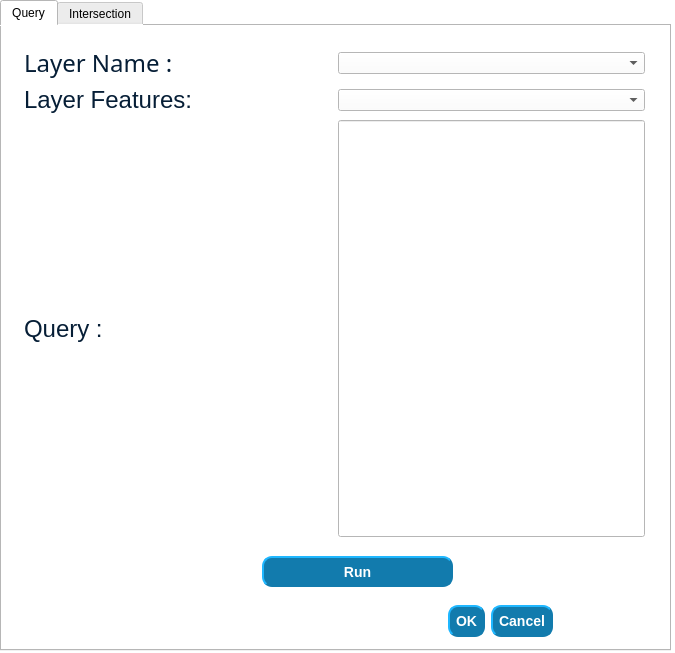
<?xml version="1.0" encoding="UTF-8"?>
<ui version="4.0">
 <class>RequeteAttributaireDialogBase</class>
 <widget class="QDialog" name="RequeteAttributaireDialogBase">
  <property name="geometry">
   <rect>
    <x>0</x>
    <y>0</y>
    <width>675</width>
    <height>653</height>
   </rect>
  </property>
  <property name="windowTitle">
   <string>Requete_attributaire</string>
  </property>
  <property name="styleSheet">
   <string notr="true">background-color: rgb(255, 255, 255);</string>
  </property>
  <widget class="QTabWidget" name="tabWidget">
   <property name="geometry">
    <rect>
     <x>0</x>
     <y>0</y>
     <width>671</width>
     <height>651</height>
    </rect>
   </property>
   <property name="styleSheet">
    <string notr="true">colr: rgb(0, 0, 0)</string>
   </property>
   <property name="currentIndex">
    <number>0</number>
   </property>
   <widget class="QWidget" name="request_tab" native="true">
    <attribute name="title">
     <string>Query</string>
    </attribute>
    <widget class="QPushButton" name="btn_run">
     <property name="geometry">
      <rect>
       <x>260</x>
       <y>530</y>
       <width>191</width>
       <height>31</height>
      </rect>
     </property>
     <property name="cursor">
      <cursorShape>PointingHandCursor</cursorShape>
     </property>
     <property name="styleSheet">
      <string notr="true"> background-color: rgb(18,123,173);
color: rgb(255, 255, 255);
   border-style: outset;
    border-width: 2px;
    border-radius: 10px;
    border-color: rgb(18,123,173);
    font: bold 14px;
    min-width: 10em;
    padding: 6px;

</string>
     </property>
     <property name="text">
      <string>Run</string>
     </property>
    </widget>
    <widget class="QWidget" name="layoutWidget">
     <property name="geometry">
      <rect>
       <x>22</x>
       <y>20</y>
       <width>621</width>
       <height>491</height>
      </rect>
     </property>
     <layout class="QVBoxLayout" name="verticalLayout">
      <item>
       <layout class="QHBoxLayout" name="horizontalLayout">
        <item>
         <widget class="QLabel" name="label">
          <property name="font">
           <font>
            <family>.Lucida Grande UI</family>
            <pointsize>18</pointsize>
           </font>
          </property>
          <property name="styleSheet">
           <string notr="true">color: rgb(6,30,54)</string>
          </property>
          <property name="text">
           <string>Layer Name : </string>
          </property>
         </widget>
        </item>
        <item>
         <widget class="QComboBox" name="comboBox">
          <property name="styleSheet">
           <string notr="true">color: rgb(0, 0, 0);</string>
          </property>
         </widget>
        </item>
       </layout>
      </item>
      <item>
       <layout class="QHBoxLayout" name="horizontalLayout_2">
        <item>
         <widget class="QLabel" name="label_2">
          <property name="font">
           <font>
            <family>Lucida Grande</family>
            <pointsize>18</pointsize>
           </font>
          </property>
          <property name="styleSheet">
           <string notr="true">color: rgb(6,30,54)</string>
          </property>
          <property name="text">
           <string>Layer Features: </string>
          </property>
         </widget>
        </item>
        <item>
         <widget class="QComboBox" name="comboBox_2">
          <property name="styleSheet">
           <string notr="true">color: rgb(0, 0, 0);</string>
          </property>
         </widget>
        </item>
       </layout>
      </item>
      <item>
       <layout class="QHBoxLayout" name="horizontalLayout_3">
        <item>
         <widget class="QLabel" name="label_3">
          <property name="font">
           <font>
            <family>Lucida Grande</family>
            <pointsize>18</pointsize>
           </font>
          </property>
          <property name="styleSheet">
           <string notr="true">color: rgb(6,30,54);
 </string>
          </property>
          <property name="text">
           <string>Query : </string>
          </property>
         </widget>
        </item>
        <item>
         <widget class="QLineEdit" name="queryspace">
          <property name="sizePolicy">
           <sizepolicy hsizetype="Ignored" vsizetype="Expanding">
            <horstretch>0</horstretch>
            <verstretch>0</verstretch>
           </sizepolicy>
          </property>
          <property name="styleSheet">
           <string notr="true">color: rgb(0, 0, 0)</string>
          </property>
         </widget>
        </item>
       </layout>
      </item>
     </layout>
    </widget>
    <widget class="QDialogButtonBox" name="buttonBox">
     <property name="geometry">
      <rect>
       <x>140</x>
       <y>570</y>
       <width>411</width>
       <height>51</height>
      </rect>
     </property>
     <property name="cursor">
      <cursorShape>PointingHandCursor</cursorShape>
     </property>
     <property name="styleSheet">
      <string notr="true"> background-color: rgb(18,123,173);
color: rgb(255, 255, 255);
   border-style: outset;
    border-width: 2px;
    border-radius: 10px;
    border-color: rgb(18,123,173);
    font: bold 14px;
    min-width: 10em;
    padding: 6px;

</string>
     </property>
     <property name="standardButtons">
      <set>QDialogButtonBox::Cancel|QDialogButtonBox::Ok</set>
     </property>
    </widget>
   </widget>
   <widget class="QWidget" name="tabWidgetPage2" native="true">
    <attribute name="title">
     <string>Intersection</string>
    </attribute>
    <widget class="QLineEdit" name="output">
     <property name="geometry">
      <rect>
       <x>170</x>
       <y>320</y>
       <width>361</width>
       <height>21</height>
      </rect>
     </property>
     <property name="styleSheet">
      <string notr="true">color: rgb(0, 0, 0);</string>
     </property>
    </widget>
    <widget class="QPushButton" name="btn_run_2">
     <property name="geometry">
      <rect>
       <x>260</x>
       <y>490</y>
       <width>191</width>
       <height>31</height>
      </rect>
     </property>
     <property name="cursor">
      <cursorShape>PointingHandCursor</cursorShape>
     </property>
     <property name="styleSheet">
      <string notr="true"> background-color: rgb(18,123,173);
color: rgb(255, 255, 255);
   border-style: outset;
    border-width: 2px;
    border-radius: 10px;
    border-color: rgb(18,123,173);
    font: bold 14px;
    min-width: 10em;
    padding: 6px;

</string>
     </property>
     <property name="text">
      <string>Run</string>
     </property>
    </widget>
    <widget class="QDialogButtonBox" name="buttonBox_2">
     <property name="geometry">
      <rect>
       <x>140</x>
       <y>540</y>
       <width>411</width>
       <height>51</height>
      </rect>
     </property>
     <property name="cursor">
      <cursorShape>PointingHandCursor</cursorShape>
     </property>
     <property name="styleSheet">
      <string notr="true"> background-color: rgb(18,123,173);
color: rgb(255, 255, 255);
   border-style: outset;
    border-width: 2px;
    border-radius: 10px;
    border-color: rgb(18,123,173);
    font: bold 14px;
    min-width: 10em;
    padding: 6px;

</string>
     </property>
     <property name="standardButtons">
      <set>QDialogButtonBox::Cancel|QDialogButtonBox::Ok</set>
     </property>
    </widget>
    <widget class="QPushButton" name="browse_btn">
     <property name="geometry">
      <rect>
       <x>550</x>
       <y>310</y>
       <width>67</width>
       <height>31</height>
      </rect>
     </property>
     <property name="styleSheet">
      <string notr="true"> background-color: rgb(18,123,173);
color: rgb(255, 255, 255);
   border-style: outset;
    border-width: 2px;
    border-radius: 10px;
    border-color: rgb(18,123,173);
    font: bold 14px;
    min-width: 3em;
    padding: 6px;</string>
     </property>
     <property name="text">
      <string>...</string>
     </property>
    </widget>
    <widget class="QPushButton" name="btn_run_3">
     <property name="geometry">
      <rect>
       <x>260</x>
       <y>450</y>
       <width>191</width>
       <height>31</height>
      </rect>
     </property>
     <property name="cursor">
      <cursorShape>PointingHandCursor</cursorShape>
     </property>
     <property name="styleSheet">
      <string notr="true"> background-color: rgb(18,123,173);
color: rgb(255, 255, 255);
   border-style: outset;
    border-width: 2px;
    border-radius: 10px;
    border-color: rgb(18,123,173);
    font: bold 14px;
    min-width: 10em;
    padding: 6px;

</string>
     </property>
     <property name="text">
      <string>Save</string>
     </property>
    </widget>
    <widget class="QWidget" name="">
     <property name="geometry">
      <rect>
       <x>50</x>
       <y>50</y>
       <width>541</width>
       <height>28</height>
      </rect>
     </property>
     <layout class="QHBoxLayout" name="horizontalLayout_4">
      <item>
       <widget class="QLabel" name="label_4">
        <property name="font">
         <font>
          <family>.Lucida Grande UI</family>
          <pointsize>18</pointsize>
         </font>
        </property>
        <property name="styleSheet">
         <string notr="true">color: rgb(67,79,109)
</string>
        </property>
        <property name="text">
         <string>Vector layer : </string>
        </property>
       </widget>
      </item>
      <item>
       <widget class="QComboBox" name="comboBox_vector">
        <property name="styleSheet">
         <string notr="true">color: rgb(0, 0, 0);</string>
        </property>
       </widget>
      </item>
     </layout>
    </widget>
    <widget class="QWidget" name="">
     <property name="geometry">
      <rect>
       <x>50</x>
       <y>150</y>
       <width>541</width>
       <height>28</height>
      </rect>
     </property>
     <layout class="QHBoxLayout" name="horizontalLayout_5">
      <item>
       <widget class="QLabel" name="label_5">
        <property name="font">
         <font>
          <family>.Lucida Grande UI</family>
          <pointsize>18</pointsize>
         </font>
        </property>
        <property name="styleSheet">
         <string notr="true">color: rgb(67,79,109)</string>
        </property>
        <property name="text">
         <string>Intersection layer: </string>
        </property>
       </widget>
      </item>
      <item>
       <widget class="QComboBox" name="comboBox_inters">
        <property name="styleSheet">
         <string notr="true">color: rgb(0, 0, 0);</string>
        </property>
       </widget>
      </item>
     </layout>
    </widget>
    <widget class="QWidget" name="">
     <property name="geometry">
      <rect>
       <x>70</x>
       <y>280</y>
       <width>541</width>
       <height>24</height>
      </rect>
     </property>
     <layout class="QHBoxLayout" name="horizontalLayout_6">
      <item>
       <widget class="QLabel" name="label_6">
        <property name="font">
         <font>
          <family>.Lucida Grande UI</family>
          <pointsize>18</pointsize>
         </font>
        </property>
        <property name="styleSheet">
         <string notr="true">color: rgb(67,79,109)</string>
        </property>
        <property name="text">
         <string>Output shapefile: </string>
        </property>
       </widget>
      </item>
     </layout>
    </widget>
   </widget>
  </widget>
 </widget>
 <resources/>
 <connections/>
</ui>
